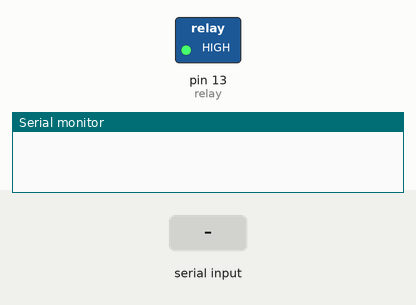
A sketch run on a simulated Arduino Uno, built with avr-gcc and run on an emulated ATmega328P. On the bench: switched loads named in the sketch (green lamp = pin HIGH), the last lines printed to the serial monitor. The inputs (shaded band) are chosen by the test bench. The modem accepts every AT command (registered, SIM ready, sends succeed) and sends nothing else.

Above: at 0.1 s.
At 9.4 s:
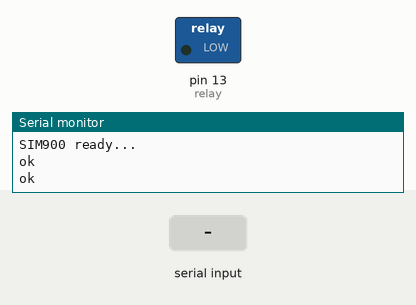
9.5 s: "state" received over the second serial link
Timing chart, 0 to 12.5 s (numbered marks = the images above; inputs shaded):
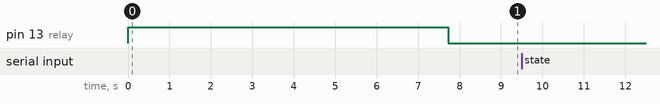

The sketch:

SMS_V1.ino
```cpp
/*
* Complete Project Details http://randomnerdtutorials.com
*/

// Include Software Serial library to communicate with GSM
#include <Time.h>

#define idmeter 1;

/*#ifndef HAVE_HWSERIAL1
#include "SoftwareSerial.h"
// RX, TX
SoftwareSerial SIM900(7, 8);
#endif
*/
// Configure software serial port
#include "SoftwareSerial.h"
// RX, TX
SoftwareSerial SIM900(8, 7);
// Variable to store text message
String textMessage;

// Create a variable to store Lamp state
String lampState = "HIGH";

const int relay = 13;

unsigned long previoustime = 0;

unsigned long interval = 60000;

int positionOFF = -1;
int positionON = -1;

void setup() {
	// Automatically turn on the shield
	// Set relay as OUTPUT
	pinMode(relay, OUTPUT);

	// By default the relay is off
	digitalWrite(relay, HIGH);

	// Initializing serial commmunication
	Serial.begin(9600);
	SIM900.begin(9600);

	// Give time to your GSM shield log on to network
	delay(7000);
	Serial.print("SIM900 ready...");

	// AT command to set SIM900 to SMS mode
	SIM900.print("AT+CMGF=1\r");
	delay(100);
	// Set module to send SMS data to serial out upon receipt
	SIM900.print("AT+CNMI=2,2,0,0,0\r");
	delay(100);

	digitalWrite(13, HIGH);
	delay(500);
	digitalWrite(13, LOW);
	delay(500);

	previoustime = millis();
}

void loop() {

	// reinitialisation de la position du mot clé

	delay(50);


	if (SIM900.available()>0) {
		positionOFF = -1;
		positionON = -1;
		textMessage = SIM900.readString();
		textMessage.toLowerCase();
		Serial.print(textMessage);
		delay(10);

		positionON = textMessage.lastIndexOf("on");
		positionOFF = textMessage.lastIndexOf("off");

	}

	if (positionON>positionOFF && positionON >= 0) {
		// Turn on relay and save current state
		digitalWrite(relay, HIGH);
		lampState = "on";
		Serial.println("Relay set to ON");
		textMessage = "";
	}
	if (positionOFF>positionON && positionOFF >= 0) {
		// Turn off relay and save current state
		digitalWrite(relay, LOW);
		lampState = "off";
		Serial.println("Relay set to OFF");
		textMessage = "";
	}
	if (millis() - previoustime > interval) // condition d'envoi automatique si le délai a été dépassé
	{
		previoustime = millis();
		Sendinfodata();
		textMessage = "";


	}
	if (textMessage.indexOf("state") >= 0) { // conditions d'envoi lors de la reception d'un message STATE


		previoustime = millis();
		Sendinfodata();
		textMessage = "";
	}
}

void Sendinfodata()
{
	//Serial.println("Start sms sending");
	String message;
	int IDMETER = idmeter;
	// partie ID
	message.concat("IDmeter");
	message.concat(";");
	message.concat(IDMETER);
	message.concat(";");

	/*
	// partie kilos
	message.concat("NRJ1(kwh)");
	message.concat(";");
	message.concat(kilos[0]);
	message.concat(";");
	message.concat("NRJ2(kwh)");
	message.concat(";");
	message.concat(kilos[1]);
	message.concat(";");
	message.concat("NRJ3(kwh)");
	message.concat(";");
	message.concat(kilos[2]);
	message.concat(";");

	// partie courant instant et voltage instant
	message.concat("Irms1(A)");
	message.concat(";");
	message.concat(Irmstableau[0]);
	message.concat(";");
	message.concat("Irms2(A)");
	message.concat(";");
	message.concat(Irmstableau[1]);
	message.concat(";");
	message.concat("Irms3(A)");
	message.concat(";");
	message.concat(Irmstableau[2]);
	message.concat(";");
	message.concat("Vrms(V)");
	message.concat(";");
	message.concat(Vrmstableau[0]);
	message.concat(";");
	*/
	sendSMS(message);
	Serial.println("Send sms");

}

// Function that sends SMS
void sendSMS(String message) {
	// AT command to set SIM900 to SMS mode
	SIM900.print("AT+CMGF=1\r");
	delay(100);

	// RECIPIENT'S MOBILE NUMBER
	SIM900.println("AT + CMGS = \"num\"");
	//SIM900.println("AT + CMGS = \"num\"");
	delay(100);

	// Send the SMS
	SIM900.println(message);
	delay(100);

	// End AT command with a ^Z, ASCII code 26
	SIM900.println((char)26);
	delay(100);

	SIM900.println();
	// Give module time to send SMS
	delay(5000);
}
```
